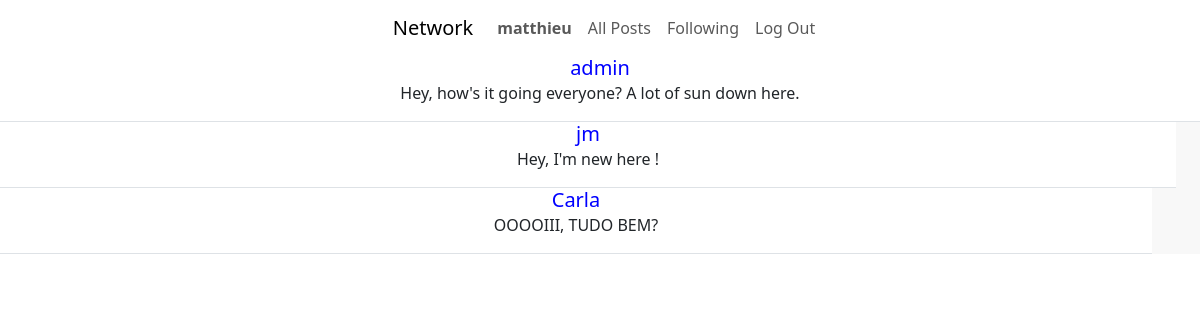
Before: /following (signed in) with the older database file.
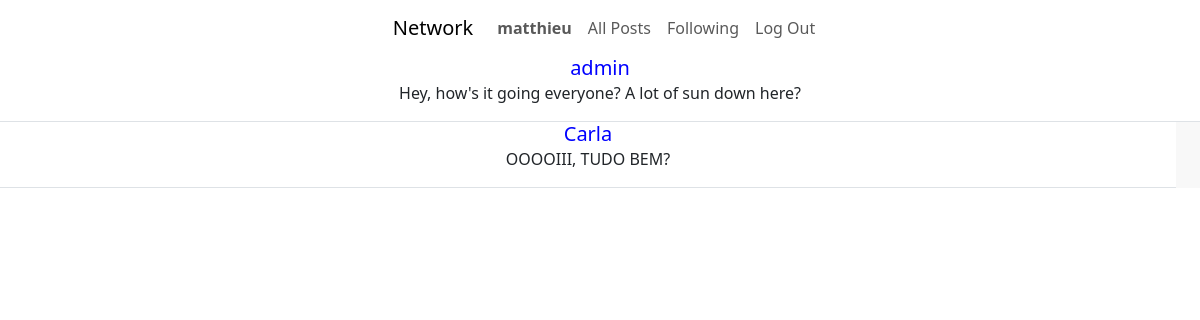
After: the same page with the newer database file.
### network/models.py (models this page shows, shortened)
class User(AbstractUser):
    follows = models.ManyToManyField('self', symmetrical=False, related_name='follower', blank=True)
    photo_url = models.URLField(default="https://cdn.pixabay.com/photo/2015/10/05/22/37/blank-profile-picture-973460_960_720.png")
    def __str__(self):
        return self.username

class Post(models.Model):
    content = models.TextField(max_length= 500)
    creation_date = models.DateField(default=timezone.now().date())
    creation_time = models.TimeField(default=timezone.now().time())
    user = models.ForeignKey(User, on_delete=models.CASCADE, related_name="posts")

### network/views.py (the view)
# urls.py: path("following", views.following, name="following"),
@login_required
def following(request):
    current_user = request.user
    follows_list = current_user.follows.all()
    return render(request, "network/following.html", {
        "follows_list":follows_list,
    })

### network/templates/network/following.html
{% extends "network/layout.html" %}
{% block body %}
    <div class="container-fluid text-center">
            {% for user in follows_list %}
            <div class="row">
                <div class="post-div col-12 border-bottom">
                    <a href="{{user}}" class="user-profile-link custom-link"><h5>{{user}}</h5></a>
                    {% for post in user.posts.all %}
                    <p>{{post.content}}</p>
                </div>
                {% endfor %}
            {% endfor %}
        </div>
    </div>
{% endblock %}

Changed rows visible on the page:
no longer on this page (row unchanged): User: username "jm"
no longer on this page (row unchanged): Post: content "Hey, I'm new here !", shown under "jm"
changed Post: content "Hey, how's it going everyone? A lot of sun down here." → "Hey, how's it going everyone? A lot of sun down here?"
